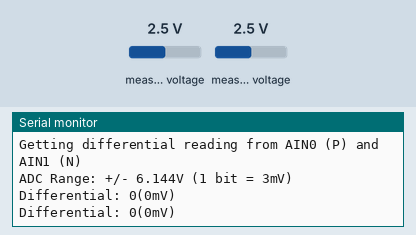
Bench run of a sketch on a simulated Arduino Uno, built with avr-gcc and run on an emulated ATmega328P. Shown: the last lines printed to the serial monitor. The inputs (shaded band) are chosen by the test bench; at power-on: measured voltage 2.5 V.

Above: at 1.2 s.
1.3 s: measured voltage (sensor 200) set to 0.1 V
At 2.6 s:
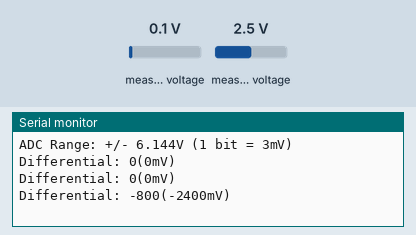
2.8 s: measured voltage (sensor 201) set to 1.2 V
At 3.6 s:
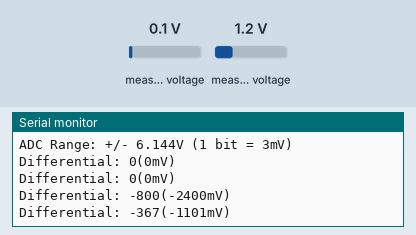
4.3 s: measured voltage (sensor 200) set to 2.5 V
At 5.6 s:
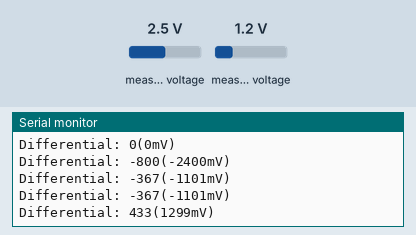
5.8 s: measured voltage (sensor 201) set to 0.1 V
At 6.9 s:
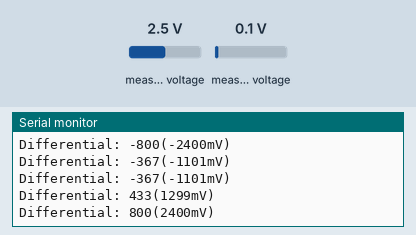
Timing chart, 0 to 8.3 s (numbered marks = the images above; inputs shaded):
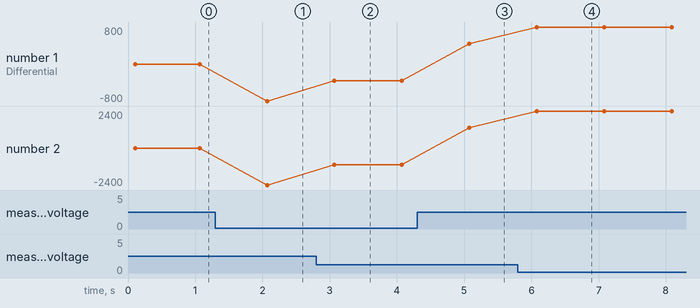

Measured:
- after the input at 1.3 s, the serial monitor: prints a new line after 0.77 s (image 1)
- after the input at 2.8 s, the serial monitor: prints a new line after 0.27 s (image 2)
- after the input at 4.3 s, the serial monitor: prints a new line after 0.78 s (image 3)
- after the input at 5.8 s, the serial monitor: prints a new line after 0.28 s (image 4)
- plotted number 1: 0 → -800 after the input at 1.3 s, -800 → -367 after the input at 2.8 s, -367 → 433 after the input at 4.3 s, 433 → 800 after the input at 5.8 s
- plotted number 2: 0 → -2400 after the input at 1.3 s, -2400 → -1101 after the input at 2.8 s, -1101 → 1299 after the input at 4.3 s, 1299 → 2400 after the input at 5.8 s

The sketch:

adcTest.ino
```cpp
#include <Wire.h>
#include <Adafruit_ADS1X15.h>

Adafruit_ADS1015 ads1115;

void setup(void)
{
  Serial.begin(9600);
  Serial.println("Hello!");

  Serial.println("Getting differential reading from AIN0 (P) and AIN1 (N)");
  Serial.println("ADC Range: +/- 6.144V (1 bit = 3mV)");
  ads1115.begin();
}

void loop(void)
{
  int16_t results;

  results = ads1115.readADC_Differential_0_1();
  Serial.print("Differential: "); Serial.print(results); Serial.print("("); Serial.print(results * 3); Serial.println("mV)");

  delay(1000);
}
```
